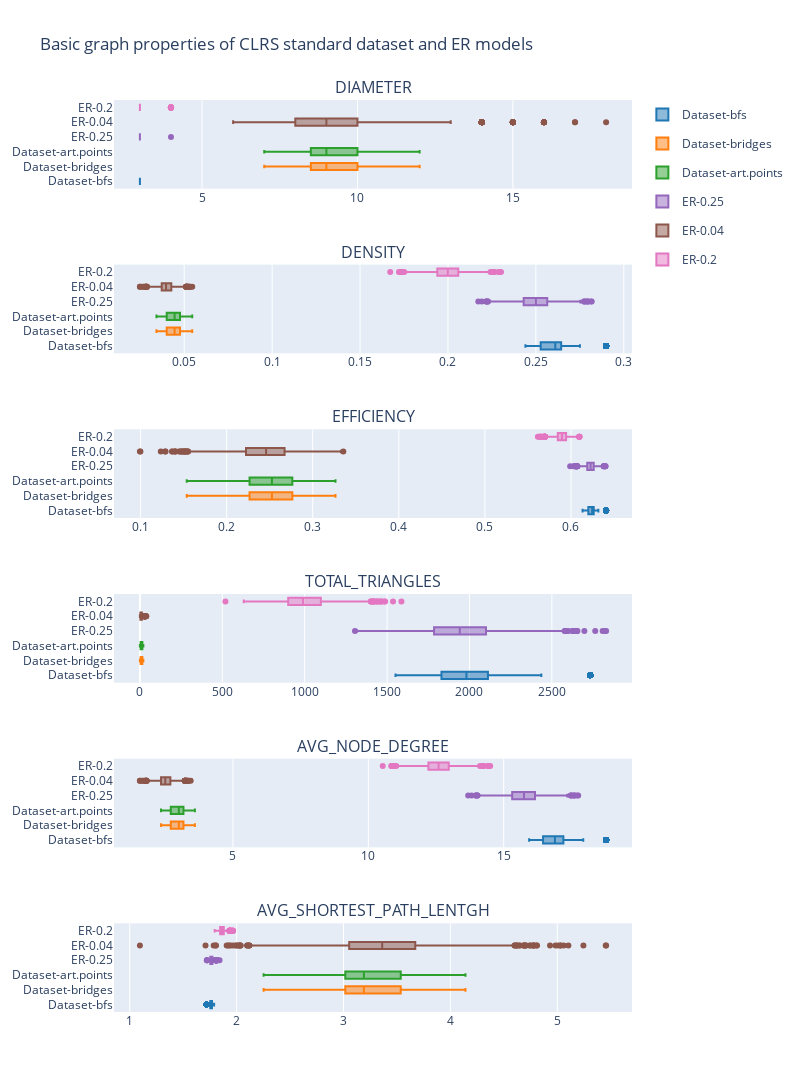

Write notebook code for a chart like this one.
### Code cell
fig = make_subplots(
    rows=len(properties),
    subplot_titles=list(map(lambda x: x.upper(), properties)),
)

showlegend=True
for row, prop in enumerate(properties, 1):

    fig.add_trace(go.Box(x=df.query("model == 'dataset-bfs'")[prop], 
                         name="Dataset-bfs", 
                         legendgroup="group1", 
                         showlegend=showlegend,
                         line=dict(color=DEFAULT_PLOTLY_COLORS[0])), 
                  row=row, col=1)
    fig.add_trace(go.Box(x=df.query("model == 'dataset-bridges'")[prop], 
                         name="Dataset-bridges", 
                         legendgroup="group2", 
                         showlegend=showlegend,
                         line=dict(color=DEFAULT_PLOTLY_COLORS[1])), 
                  row=row, col=1)
    
    fig.add_trace(go.Box(x=df.query("model == 'dataset-art.points'")[prop], 
                         name="Dataset-art.points", 
                         legendgroup="group3", 
                         showlegend=showlegend,
                         line=dict(color=DEFAULT_PLOTLY_COLORS[2])), 
                  row=row, col=1)
    
#     fig.add_trace(go.Box(x=df.query("model == 'ER-0.5'")[prop], 
#                          name="ER-0.5", 
#                          legendgroup="group4", 
#                          showlegend=showlegend,
#                          line=dict(color=DEFAULT_PLOTLY_COLORS[3])), 
#                   row=row,col=1)
    
    fig.add_trace(go.Box(x=df.query("model == 'ER-0.25'")[prop], 
                         name="ER-0.25", 
                         legendgroup="group5", 
                         showlegend=showlegend,
                         line=dict(color=DEFAULT_PLOTLY_COLORS[4])), 
                  row=row, col=1)
    
    fig.add_trace(go.Box(x=df.query("model == 'ER-0.04'")[prop], 
                         name="ER-0.04", 
                         legendgroup="group6", 
                         showlegend=showlegend,
                         line=dict(color=DEFAULT_PLOTLY_COLORS[5])), 
                  row=row, col=1)
    fig.add_trace(go.Box(x=df.query("model == 'ER-0.2'")[prop], 
                         name="ER-0.2", 
                         legendgroup="group7", 
                         showlegend=showlegend,
                         line=dict(color=DEFAULT_PLOTLY_COLORS[6])), 
                  row=row, col=1)

    showlegend = False

fig.update_layout(height=1500, width=800,
                  title_text="Basic graph properties of CLRS standard dataset and ER models")
fig.show()

### Figure 1 — Plotly figure (JSON) as saved in the notebook; plotly's stock layout.template omitted (floating-point values rounded to 4 significant figures; data arrays with more than 128 entries replaced by an {"elided": "..."} marker saying what was removed)
{"data": [{"legendgroup": "group1", "line": {"color": "rgb(31, 119, 180)"}, "name": "Dataset-bfs", "showlegend": true, "type": "box", "x": {"elided": "3232 int values"}, "xaxis": "x", "yaxis": "y"}, {"legendgroup": "group2", "line": {"color": "rgb(255, 127, 14)"}, "name": "Dataset-bridges", "showlegend": true, "type": "box", "x": {"elided": "3232 int values"}, "xaxis": "x", "yaxis": "y"}, {"legendgroup": "group3", "line": {"color": "rgb(44, 160, 44)"}, "name": "Dataset-art.points", "showlegend": true, "type": "box", "x": {"elided": "3232 int values"}, "xaxis": "x", "yaxis": "y"}, {"legendgroup": "group5", "line": {"color": "rgb(148, 103, 189)"}, "name": "ER-0.25", "showlegend": true, "type": "box", "x": {"elided": "3232 int values"}, "xaxis": "x", "yaxis": "y"}, {"legendgroup": "group6", "line": {"color": "rgb(140, 86, 75)"}, "name": "ER-0.04", "showlegend": true, "type": "box", "x": {"elided": "3232 int values"}, "xaxis": "x", "yaxis": "y"}, {"legendgroup": "group7", "line": {"color": "rgb(227, 119, 194)"}, "name": "ER-0.2", "showlegend": true, "type": "box", "x": {"elided": "3232 int values"}, "xaxis": "x", "yaxis": "y"}, {"legendgroup": "group1", "line": {"color": "rgb(31, 119, 180)"}, "name": "Dataset-bfs", "showlegend": false, "type": "box", "x": {"elided": "3232 float values"}, "xaxis": "x2", "yaxis": "y2"}, {"legendgroup": "group2", "line": {"color": "rgb(255, 127, 14)"}, "name": "Dataset-bridges", "showlegend": false, "type": "box", "x": {"elided": "3232 float values"}, "xaxis": "x2", "yaxis": "y2"}, {"legendgroup": "group3", "line": {"color": "rgb(44, 160, 44)"}, "name": "Dataset-art.points", "showlegend": false, "type": "box", "x": {"elided": "3232 float values"}, "xaxis": "x2", "yaxis": "y2"}, {"legendgroup": "group5", "line": {"color": "rgb(148, 103, 189)"}, "name": "ER-0.25", "showlegend": false, "type": "box", "x": {"elided": "3232 float values"}, "xaxis": "x2", "yaxis": "y2"}, {"legendgroup": "group6", "line": {"color": "rgb(140, 86, 75)"}, "name": "ER-0.04", "showlegend": false, "type": "box", "x": {"elided": "3232 float values"}, "xaxis": "x2", "yaxis": "y2"}, {"legendgroup": "group7", "line": {"color": "rgb(227, 119, 194)"}, "name": "ER-0.2", "showlegend": false, "type": "box", "x": {"elided": "3232 float values"}, "xaxis": "x2", "yaxis": "y2"}, {"legendgroup": "group1", "line": {"color": "rgb(31, 119, 180)"}, "name": "Dataset-bfs", "showlegend": false, "type": "box", "x": {"elided": "3232 float values"}, "xaxis": "x3", "yaxis": "y3"}, {"legendgroup": "group2", "line": {"color": "rgb(255, 127, 14)"}, "name": "Dataset-bridges", "showlegend": false, "type": "box", "x": {"elided": "3232 float values"}, "xaxis": "x3", "yaxis": "y3"}, {"legendgroup": "group3", "line": {"color": "rgb(44, 160, 44)"}, "name": "Dataset-art.points", "showlegend": false, "type": "box", "x": {"elided": "3232 float values"}, "xaxis": "x3", "yaxis": "y3"}, {"legendgroup": "group5", "line": {"color": "rgb(148, 103, 189)"}, "name": "ER-0.25", "showlegend": false, "type": "box", "x": {"elided": "3232 float values"}, "xaxis": "x3", "yaxis": "y3"}, {"legendgroup": "group6", "line": {"color": "rgb(140, 86, 75)"}, "name": "ER-0.04", "showlegend": false, "type": "box", "x": {"elided": "3232 float values"}, "xaxis": "x3", "yaxis": "y3"}, {"legendgroup": "group7", "line": {"color": "rgb(227, 119, 194)"}, "name": "ER-0.2", "showlegend": false, "type": "box", "x": {"elided": "3232 float values"}, "xaxis": "x3", "yaxis": "y3"}, {"legendgroup": "group1", "line": {"color": "rgb(31, 119, 180)"}, "name": "Dataset-bfs", "showlegend": false, "type": "box", "x": {"elided": "3232 int values"}, "xaxis": "x4", "yaxis": "y4"}, {"legendgroup": "group2", "line": {"color": "rgb(255, 127, 14)"}, "name": "Dataset-bridges", "showlegend": false, "type": "box", "x": {"elided": "3232 int values"}, "xaxis": "x4", "yaxis": "y4"}, {"legendgroup": "group3", "line": {"color": "rgb(44, 160, 44)"}, "name": "Dataset-art.points", "showlegend": false, "type": "box", "x": {"elided": "3232 int values"}, "xaxis": "x4", "yaxis": "y4"}, {"legendgroup": "group5", "line": {"color": "rgb(148, 103, 189)"}, "name": "ER-0.25", "showlegend": false, "type": "box", "x": {"elided": "3232 int values"}, "xaxis": "x4", "yaxis": "y4"}, {"legendgroup": "group6", "line": {"color": "rgb(140, 86, 75)"}, "name": "ER-0.04", "showlegend": false, "type": "box", "x": {"elided": "3232 int values"}, "xaxis": "x4", "yaxis": "y4"}, {"legendgroup": "group7", "line": {"color": "rgb(227, 119, 194)"}, "name": "ER-0.2", "showlegend": false, "type": "box", "x": {"elided": "3232 int values"}, "xaxis": "x4", "yaxis": "y4"}, {"legendgroup": "group1", "line": {"color": "rgb(31, 119, 180)"}, "name": "Dataset-bfs", "showlegend": false, "type": "box", "x": {"elided": "3232 float values"}, "xaxis": "x5", "yaxis": "y5"}, {"legendgroup": "group2", "line": {"color": "rgb(255, 127, 14)"}, "name": "Dataset-bridges", "showlegend": false, "type": "box", "x": {"elided": "3232 float values"}, "xaxis": "x5", "yaxis": "y5"}, {"legendgroup": "group3", "line": {"color": "rgb(44, 160, 44)"}, "name": "Dataset-art.points", "showlegend": false, "type": "box", "x": {"elided": "3232 float values"}, "xaxis": "x5", "yaxis": "y5"}, {"legendgroup": "group5", "line": {"color": "rgb(148, 103, 189)"}, "name": "ER-0.25", "showlegend": false, "type": "box", "x": {"elided": "3232 float values"}, "xaxis": "x5", "yaxis": "y5"}, {"legendgroup": "group6", "line": {"color": "rgb(140, 86, 75)"}, "name": "ER-0.04", "showlegend": false, "type": "box", "x": {"elided": "3232 float values"}, "xaxis": "x5", "yaxis": "y5"}, {"legendgroup": "group7", "line": {"color": "rgb(227, 119, 194)"}, "name": "ER-0.2", "showlegend": false, "type": "box", "x": {"elided": "3232 float values"}, "xaxis": "x5", "yaxis": "y5"}, {"legendgroup": "group1", "line": {"color": "rgb(31, 119, 180)"}, "name": "Dataset-bfs", "showlegend": false, "type": "box", "x": {"elided": "3232 float values"}, "xaxis": "x6", "yaxis": "y6"}, {"legendgroup": "group2", "line": {"color": "rgb(255, 127, 14)"}, "name": "Dataset-bridges", "showlegend": false, "type": "box", "x": {"elided": "3232 float values"}, "xaxis": "x6", "yaxis": "y6"}, {"legendgroup": "group3", "line": {"color": "rgb(44, 160, 44)"}, "name": "Dataset-art.points", "showlegend": false, "type": "box", "x": {"elided": "3232 float values"}, "xaxis": "x6", "yaxis": "y6"}, {"legendgroup": "group5", "line": {"color": "rgb(148, 103, 189)"}, "name": "ER-0.25", "showlegend": false, "type": "box", "x": {"elided": "3232 float values"}, "xaxis": "x6", "yaxis": "y6"}, {"legendgroup": "group6", "line": {"color": "rgb(140, 86, 75)"}, "name": "ER-0.04", "showlegend": false, "type": "box", "x": {"elided": "3232 float values"}, "xaxis": "x6", "yaxis": "y6"}, {"legendgroup": "group7", "line": {"color": "rgb(227, 119, 194)"}, "name": "ER-0.2", "showlegend": false, "type": "box", "x": {"elided": "3232 float values"}, "xaxis": "x6", "yaxis": "y6"}], "layout": {"annotations": [{"font": {"size": 16}, "showarrow": false, "text": "DIAMETER", "x": 0.5, "xanchor": "center", "xref": "paper", "y": 1.0, "yanchor": "bottom", "yref": "paper"}, {"font": {"size": 16}, "showarrow": false, "text": "DENSITY", "x": 0.5, "xanchor": "center", "xref": "paper", "y": 0.8194, "yanchor": "bottom", "yref": "paper"}, {"font": {"size": 16}, "showarrow": false, "text": "EFFICIENCY", "x": 0.5, "xanchor": "center", "xref": "paper", "y": 0.6389, "yanchor": "bottom", "yref": "paper"}, {"font": {"size": 16}, "showarrow": false, "text": "TOTAL_TRIANGLES", "x": 0.5, "xanchor": "center", "xref": "paper", "y": 0.4583, "yanchor": "bottom", "yref": "paper"}, {"font": {"size": 16}, "showarrow": false, "text": "AVG_NODE_DEGREE", "x": 0.5, "xanchor": "center", "xref": "paper", "y": 0.2778, "yanchor": "bottom", "yref": "paper"}, {"font": {"size": 16}, "showarrow": false, "text": "AVG_SHORTEST_PATH_LENTGH", "x": 0.5, "xanchor": "center", "xref": "paper", "y": 0.09722, "yanchor": "bottom", "yref": "paper"}], "height": 1500, "title": {"text": "Basic graph properties of CLRS standard dataset and ER models"}, "width": 800, "xaxis": {"anchor": "y", "domain": [0, 1]}, "xaxis2": {"anchor": "y2", "domain": [0, 1]}, "xaxis3": {"anchor": "y3", "domain": [0, 1]}, "xaxis4": {"anchor": "y4", "domain": [0, 1]}, "xaxis5": {"anchor": "y5", "domain": [0, 1]}, "xaxis6": {"anchor": "y6", "domain": [0, 1]}, "yaxis": {"anchor": "x", "domain": [0.9028, 1.0]}, "yaxis2": {"anchor": "x2", "domain": [0.7222, 0.8194]}, "yaxis3": {"anchor": "x3", "domain": [0.5417, 0.6389]}, "yaxis4": {"anchor": "x4", "domain": [0.3611, 0.4583]}, "yaxis5": {"anchor": "x5", "domain": [0.1806, 0.2778]}, "yaxis6": {"anchor": "x6", "domain": [0, 0.09722]}}}
